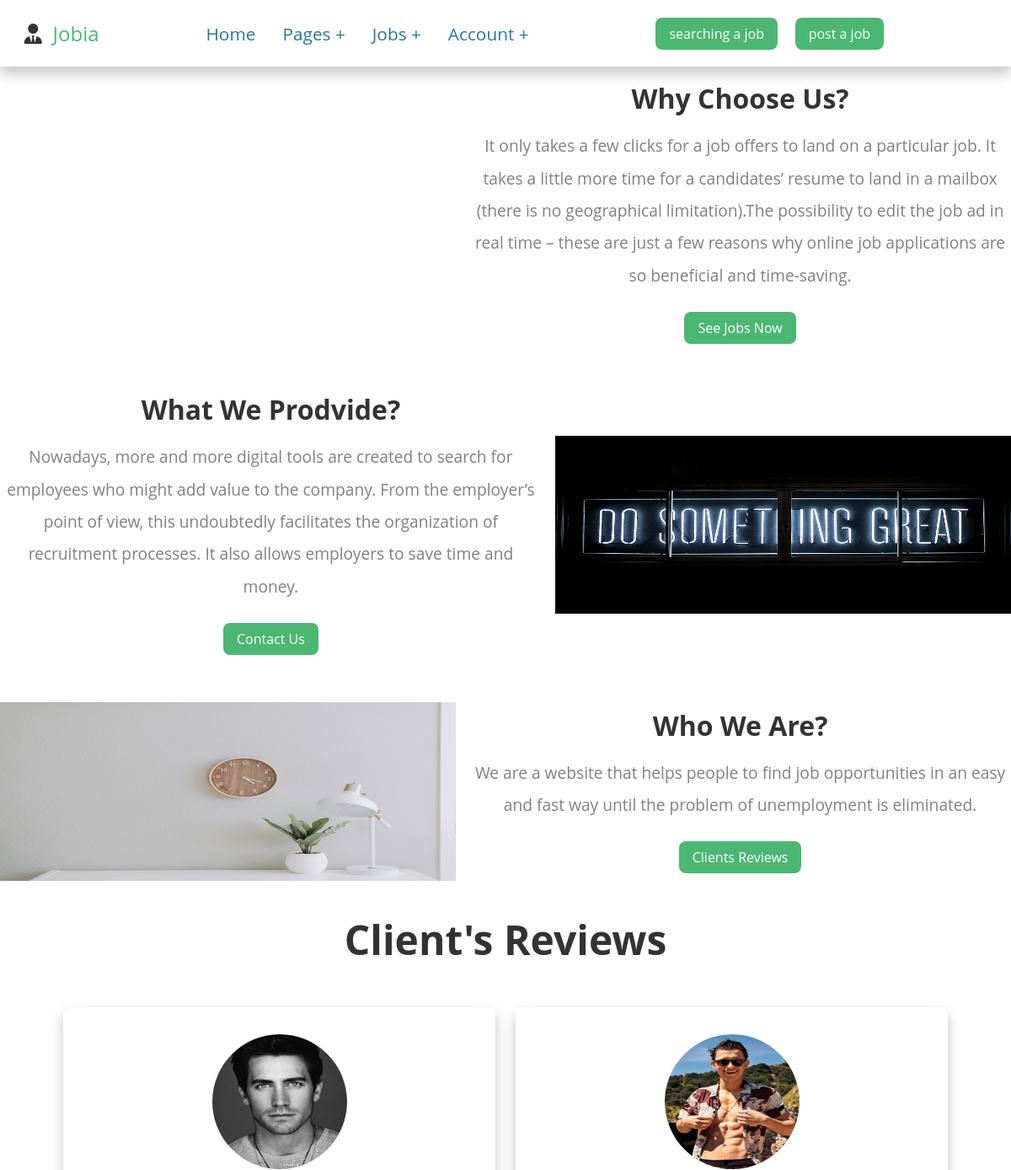
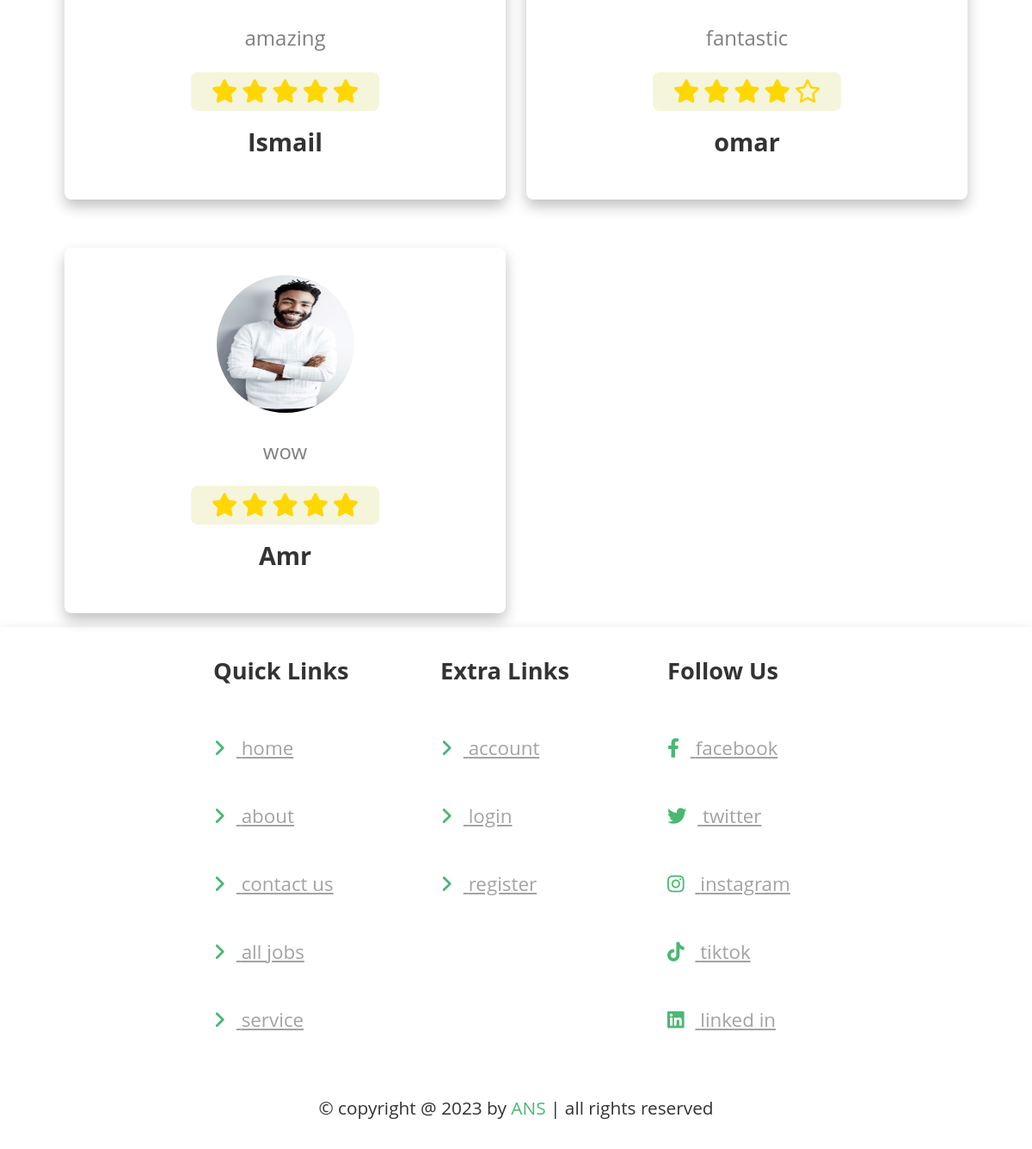
The app's page /service.php with its own data (2 pictures, top to bottom).
### tables this page shows
CREATE TABLE `review` (
  `id` int(100) NOT NULL,
  `user_id` int(100) NOT NULL,
  `user_name` varchar(100) NOT NULL,
  `user_image` varchar(100) NOT NULL,
  `user_feedback` varchar(100) NOT NULL,
  `stars` int(10) NOT NULL
);

### service.php (the view, shortened to what this page needs)
<?php
@include 'config.php';
?>
<!DOCTYPE html>
<html lang="en">
<head>
    <link href='https://unpkg.com/boxicons@2.1.4/css/boxicons.min.css' rel='stylesheet'>
    <link rel="stylesheet" href="https://cdnjs.cloudflare.com/ajax/libs/font-awesome/6.2.1/css/all.min.css">
    <link rel="stylesheet" href="style.css">
</head>
<body>
<?php
if(isset($_SESSION['user_id'])){
    @include 'header2.php';
}else{
    @include 'header.php';
}
?>
<section class="service">
    <div class="flex">
        <div class="image">
        </div>
        <div class="content">
            <h3 style="margin-top: 1rem;">why choose us?</h3>
            <p>It only takes a few clicks for a job offers to land on a particular job. It takes a little more time for a candidates’ resume to land in a mailbox (there is no geographical limitation).The possibility to edit the job ad in real time – these are just a few reasons why online job applications are so beneficial and time-saving.</p>
            <a href="jobs.php" class="btn" style="text-decoration: none;">see jobs now</a>
        </div>
    </div>
    <div class="flex">
        <div class="content">
            <h3>what we prodvide?</h3>
            <p>Nowadays, more and more digital tools are created to search for employees who might add value to the company. From the employer’s point of view, this undoubtedly facilitates the organization of recruitment processes. It also allows employers to save time and money.</p>
            <a href="contact.php" class="btn" style="text-decoration: none;">contact us</a>
        </div>
        <div class="image">
            <img src="images/img2.jpg" alt="">
        </div>
    </div>
    <div class="flex">
        <div class="image">
            <img src="images/homeCover2.jpg" alt="">
        </div>
        <div class="content">
            <h3>who we are?</h3>
            <p>We are a website that helps people to find job opportunities in an easy and fast way until the problem of unemployment is eliminated.</p>
            <a href="#reviews" class="btn" style="text-decoration: none;">clients reviews</a>
        </div>
    </div>
</section>
<section class="reviews" id="reviews">
    <h1 class="title">client's reviews</h1>
    <div class="box-container">
        <?php
            $select_review = mysqli_query($conn, "SELECT * FROM `review`") or die('query failed');
            if(mysqli_num_rows($select_review) > 0){
                while($fetch_review = mysqli_fetch_assoc($select_review)){
        ?>
        <form action="" method="post">
            <div class="box">
            <img src="users_img/<?php echo $fetch_review['user_image']; ?>" alt="" class="image">
                <p><?php echo $fetch_review['user_feedback']; ?></p>
                <div class="stars">
                    <?php
                        $start = 1;
                        while($start <= 5){
                            if($fetch_review['stars'] < $start){
                                ?>
                                <i class="fa-regular fa-star"></i>
                                <?php
                            }else{
                                ?>
                                <i class="fas fa-star"></i>
                                <?php
                            }
                            $start++;
                        }
                        ?>
                </div>
                <h3><?php echo $fetch_review['user_name']; ?></h3>
            </div>
        </form>
        <?php
            }
        }else{
            echo '<p class="empty" style="font-size: 1.5rem; color: red; text-align: center; margin-bottom: 2rem;">no reviews yet!</p>';
        }
        ?>
    </div>
</section>
<?php @include 'footer.php'; ?>
</body>
</html>

### style.css (style rules this page uses)
:root { --move: #3c00a0; --black_blue: #130f40; --light_green: #1F618D; --light_blue: #2874A6; --blue: #3194E8; --blue_green: #33F2EA; --light_white: #cccccc40; --green:#4BB773; --gray:#A3A3A3; --black: #333; --white: #fff; --border: .17rem rgba(0, 0, 0, 0.194); --box-shadow:0 .5rem 1rem rgba(0, 0, 0, 0.242); }
* { margin: 0; padding: 0; box-sizing: border-box; outline: none; font-family: 'Open Sans', sans-serif; }
html { overflow-x: hidden; scroll-behavior: smooth; scroll-padding-top: 6.5rem; }
body { font-size: 18px; position: relative; }
.btn { display: inline-block; margin: .5rem; padding: .5rem 1rem; cursor: pointer; font-size: 1rem; color: var(--white); background-color: var(--green); border-radius: .5rem; text-transform: capitalize; text-align: center; border: var(--border); }
.service .flex { max-width: 1200px; margin: 0 auto; display: flex; align-items: center; flex-wrap: wrap; gap: 1rem; }
.service .flex .image { flex: 50 1 25rem; }
.service .flex .image img { width: 100%; }
.service .flex .content { flex: 1 1 40rem; text-align: center; }
.service .flex .content h3 { font-size: 2rem; text-transform: capitalize; color: var(--black); }
.service .flex .content p { padding: 1rem 0; font-size: 1.2rem; color: gray; line-height: 2; }
.service .flex:nth-child(2) { margin: 3rem auto; flex-wrap: wrap-reverse; }
.reviews .title { text-align: center; align-items: center; margin: 2rem 0; }
.reviews .box-container { max-width: 1050px; margin: 0 auto; display: grid; grid-template-columns: repeat(auto-fit, minmax(30rem, 1fr)); gap: 1.5rem; align-items: flex-start; justify-content: center; }
.reviews .box-container .box { padding: 2rem; text-align: center; background-color: var(--white); box-shadow: var(--box-shadow); border: var(--border); border-radius: .5rem; margin: 1rem 0; }
.reviews .box-container .box img { height: 10rem; width: 10rem; border-radius: 50%; }
.reviews .box-container .box p { padding: 1rem 0; font-size: 1.5rem; color: gray; line-height: 2; }
.reviews .box-container .box .stars { display: inline-block; background: beige; border-radius: .5rem; padding: .5rem 1.5rem; border: var(--border); }
.reviews .box-container .box .stars i { color: gold; font-size: 1.7rem; }
.reviews .box-container .box h3 { text-align: center; font-size: 1.8rem; margin: 1rem 5rem; color: var(--black); margin-top: 1rem; }
.reviews h1 { font-size: 3rem; text-transform: capitalize; color: var(--black); }

### records on screen
review: user_image (picture), user_feedback "amazing", stars 5 (drawn), user_name "Ismail"
review: user_image (picture), user_feedback "fantastic", stars 4 (drawn), user_name "omar"
review: user_image (picture), user_feedback "wow", stars 5 (drawn), user_name "Amr"
